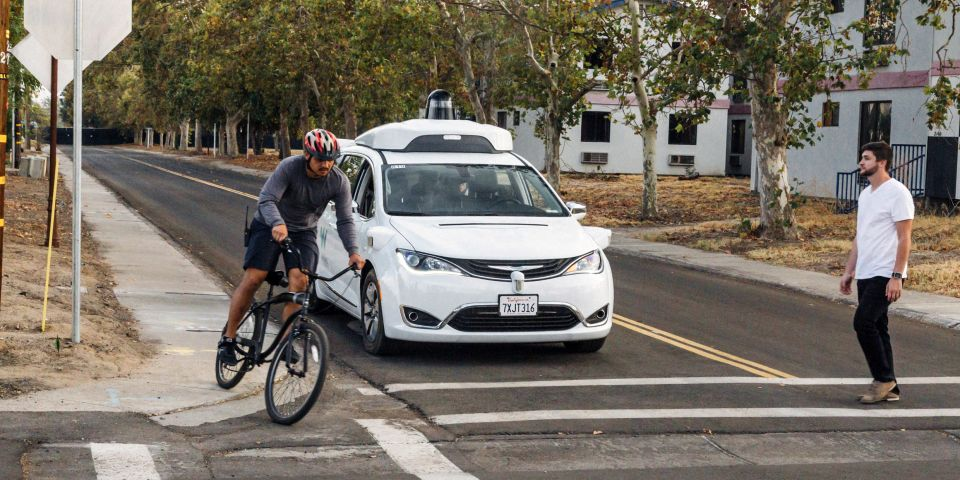
#> input picture assets/people_car.jpg, 960 x 480 px
$ jupyter execute --allow-errors development.ipynb   (shell and % lines are left out)
#> lines starting #> are read from the running program, lines starting #| are printed output that depends on the picture
* Python API : https://aws.amazon.com/sdk-for-python/
* Rekognition docs : https://boto3.amazonaws.com/v1/documentation/api/latest/reference/services/rekognition.html
* Labels from local file : https://github.com/awsdocs/amazon-rekognition-developer-guide/blob/master/code_examples/python_examples/image/python-detect-labels-local-file.py
* AWS regions https://docs.aws.amazon.com/AmazonRDS/latest/UserGuide/Concepts.RegionsAndAvailabilityZones.html
* [Tensorflow component save image function](https://github.com/home-assistant/home-assistant/blob/30841ef4da692cb5d12b26fe08271fdf87c8c992/homeassistant/components/image_processing/tensorflow.py#L231)
* Only return data with an instance cound > 0 in order to limit data to objects

[cell 1]
#!pip3 install boto3

[cell 2]
#!pip3 install matplotlib
#!pip3 install Pillow

[cell 3]
#rgb(red, green, blue)
RED = (255, 0, 0)
GREEN = (0, 255, 0)
BLUE = (0, 0, 255)
YELLOW = (255, 255, 0)

[cell 4]
import base64
import boto3
import json
import time
import matplotlib.pyplot as plt
import matplotlib.patches as patches

FIG_SIZE = (12, 8)

def load_api_secrets(filename):
    """Convenience to load the API key from a json file."""
    try:
        with open(filename, 'r') as fp:
            file_contents = json.load(fp)
            return file_contents
    except Exception as exc:
        print(exc)

[cell 5]
boto3.__version__

[cell 6]
# imageFile='people.jpg'
imageFile='people_car.jpg'
#imageFile='street.jpg'
#imageFile='dog.jpg'
#imageFile='obama.jpg'

[cell 7]
img = plt.imread(imageFile)
#> img is the input picture: shape (480, 960, 3); mean R, G, B 119.1, 111.8, 101.3
fig, ax = plt.subplots(figsize=FIG_SIZE)
ax.imshow(img);

We authenticate with amazon using a dict:

```python
aws_config = {
        CONF_REGION: config.get(CONF_REGION),
        CONF_ACCESS_KEY_ID: config.get(CONF_ACCESS_KEY_ID),
        CONF_SECRET_ACCESS_KEY: config.get(CONF_SECRET_ACCESS_KEY),
    }
```

We can load these credentials from a json file

[cell 8]
aws_config = load_api_secrets("aws-creds.json")
#aws_config

My actual credentials are offline

#> (a cell that did not finish here is left out)

[cell 10]
try:
    client.detect_labels(Image={'Bytes': b"test"})
except Exception as exc:
    if 'UnrecognizedClientException' in str(exc):
        print(str(exc).split(':')[-1])
    else:
        print("Credentials are OK")

## Labels
Post the image file with [detect_labels](https://boto3.amazonaws.com/v1/documentation/api/latest/reference/services/rekognition.html#Rekognition.Client.detect_labels)

[cell 11]
with open(imageFile, 'rb') as image:
    try:
        response = client.detect_labels(Image={'Bytes': image.read()})
    except Exception as exc:
        print(exc)

#> (a cell that did not finish here is left out)

[cell 13]
def get_object_instances(
    response: str, target: str, confidence_threshold: float
) -> int:
    """Get the number of instances of a target object above the confidence threshold."""
    for label in response["Labels"]:
        if (
            label["Name"].lower() == target.lower()
        ):  # Lowercase both to prevent any comparing issues
            confident_labels = [
                l for l in label["Instances"] if l["Confidence"] > confidence_threshold
            ]
            return confident_labels
    return []


def get_objects(response: str) -> dict:
    """Parse the data, returning detected objects only."""
    return {
        label["Name"].lower(): round(label["Confidence"], 1)
        for label in response["Labels"]
        if len(label["Instances"]) > 0
    }

#> (a cell that did not finish here is left out)

#> (a cell that did not finish here is left out)

#> (a cell that did not finish here is left out)

## Draw bounding boxes

[cell 17]
from PIL import Image, ImageDraw
from typing import Tuple

def draw_box(
    draw: ImageDraw,
    box: Tuple[float, float, float, float],
    img_width: int,
    img_height: int,
    text: str = "",
    color: Tuple[int, int, int] = (255, 255, 0),
) -> None:
    """
    Draw a bounding box on and image.
    The bounding box is defined by the tuple (y_min, x_min, y_max, x_max)
    where the coordinates are floats in the range [0.0, 1.0] and
    relative to the width and height of the image.
    For example, if an image is 100 x 200 pixels (height x width) and the bounding
    box is `(0.1, 0.2, 0.5, 0.9)`, the upper-left and bottom-right coordinates of
    the bounding box will be `(40, 10)` to `(180, 50)` (in (x,y) coordinates).
    """

    line_width = 3
    font_height = 8
    y_min, x_min, y_max, x_max = box
    (left, right, top, bottom) = (
        x_min * img_width,
        x_max * img_width,
        y_min * img_height,
        y_max * img_height,
    )
    draw.line(
        [(left, top), (left, bottom), (right, bottom), (right, top), (left, top)],
        width=line_width,
        fill=color,
    )
    if text:
        draw.text(
            (left + line_width, abs(top - line_width - font_height)), text, fill=color
        )

## Working with shapes
We borrow idea from geospatial of having primitive objects and points, on which we can do calculations. Keep the naming similar to that used in Shapely -> https://shapely.readthedocs.io/en/latest/manual.html#geometric-objects, but note they use different conventions, e.g. `box(minx, miny, maxx, maxy)`

Calculate area of overlap -> https://stackoverflow.com/questions/27152904/calculate-overlapped-area-between-two-rectangles#27162334

[cell 18]
from collections import namedtuple
Box = namedtuple('Box', 'y_min x_min y_max x_max')
Point = namedtuple('Point', 'y x')

[cell 19]
roi_x_min = 0.1
roi_x_max = 0.5
roi_y_min = 0.1
roi_y_max = 0.7

#roi = (roi_ymin, roi_xmin, roi_ymax, roi_xmax) # our region of interest
#roi

[cell 20]
roi = Box(roi_y_min, roi_x_min, roi_y_max, roi_x_max)
roi

[cell 21]
point_inside = Point(0.2, 0.15)
point_outside = Point(0.01, 0.01)

[cell 22]
def point_in_box(box : Box, point : Point) -> bool:
    """Return true if point lies in box"""
    if (box.x_min <= point.x <= box.x_max) and (box.y_min <= point.y <= box.y_max):
        return True
    return False

point_in_box(roi, point_inside)

[cell 23]
point_in_box(roi, point_outside)

[cell 24]
img = Image.open(imageFile)
draw = ImageDraw.Draw(img)

draw_box(draw, (roi_y_min, roi_x_min, roi_y_max, roi_x_max), img.width, img.height, color=GREEN)

#> (the rest of this cell did not finish here and is left out)

[cell 25]
img
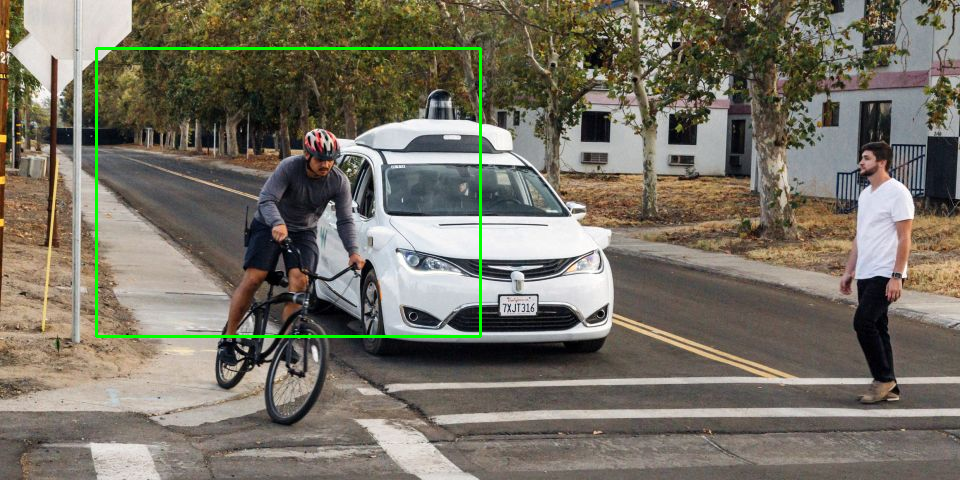
#> Out: PIL image 960x480 RGB; mean R, G, B 118.2, 113.1, 100.5


$ run again, with people.jpg copied over assets/people_car.jpg
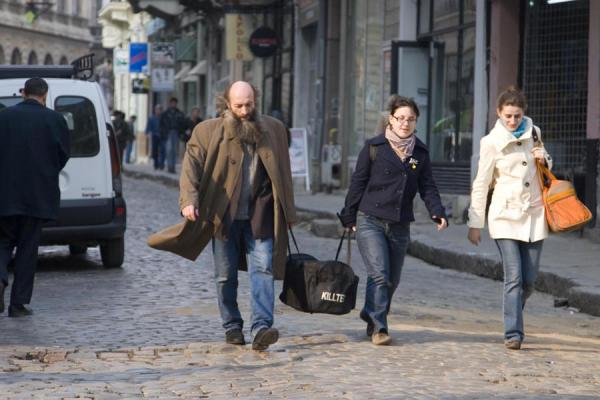
#> input picture people.jpg, 600 x 400 px
#> img is the input picture: shape (400, 600, 3); mean R, G, B 102.7, 100.5, 103
#> `img`:
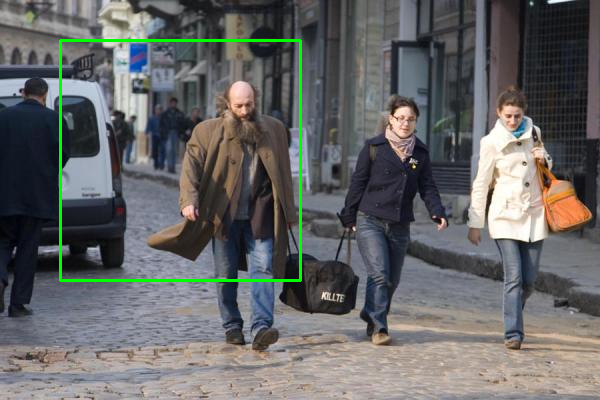
#> Out: PIL image 600x400 RGB; mean R, G, B 101.6, 102.4, 101.7

$ run again, with dog.jpg copied over assets/people_car.jpg
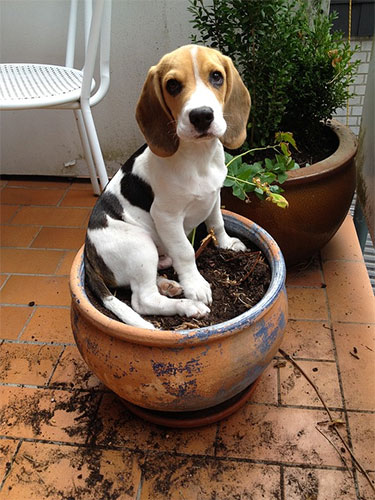
#> input picture dog.jpg, 375 x 500 px
#> img is the input picture: shape (500, 375, 3); mean R, G, B 121.9, 99, 79.8
#> `img`:
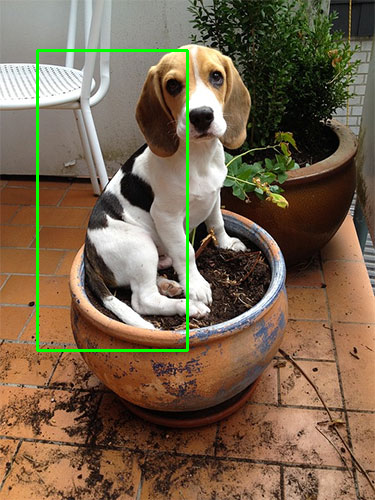
#> Out: PIL image 375x500 RGB; mean R, G, B 119.6, 100.9, 78.2

$ run again, with obama.jpg copied over assets/people_car.jpg
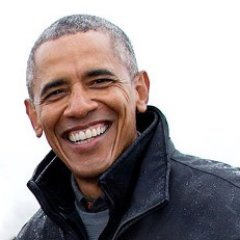
#> input picture obama.jpg, 240 x 240 px
#> img is the input picture: shape (240, 240, 3); mean R, G, B 161.8, 152.7, 153.3
#> `img`:
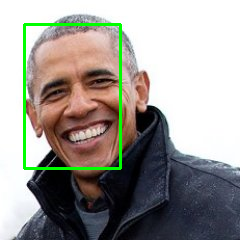
#> Out: PIL image 240x240 RGB; mean R, G, B 157.3, 154.9, 149.2
